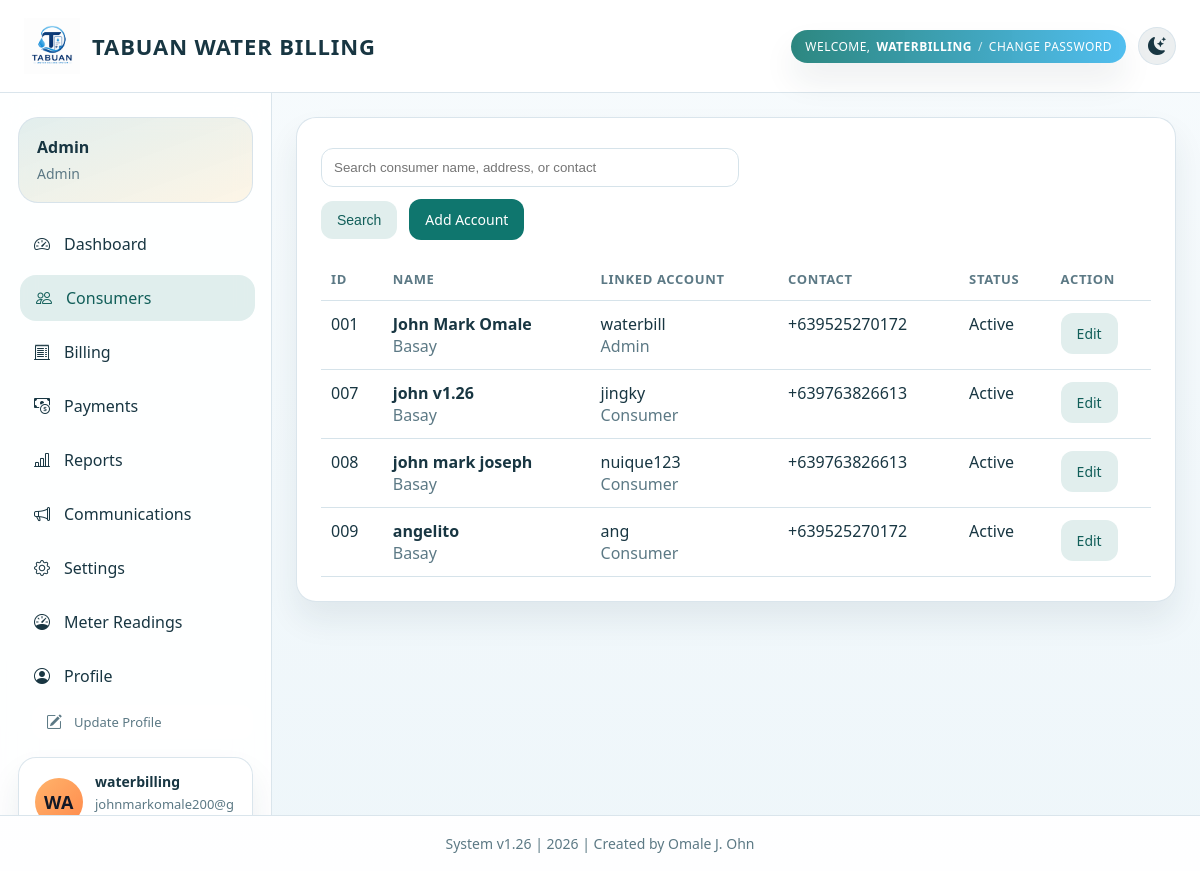
The page /consumers/ (signed in) on the database as committed earlier.
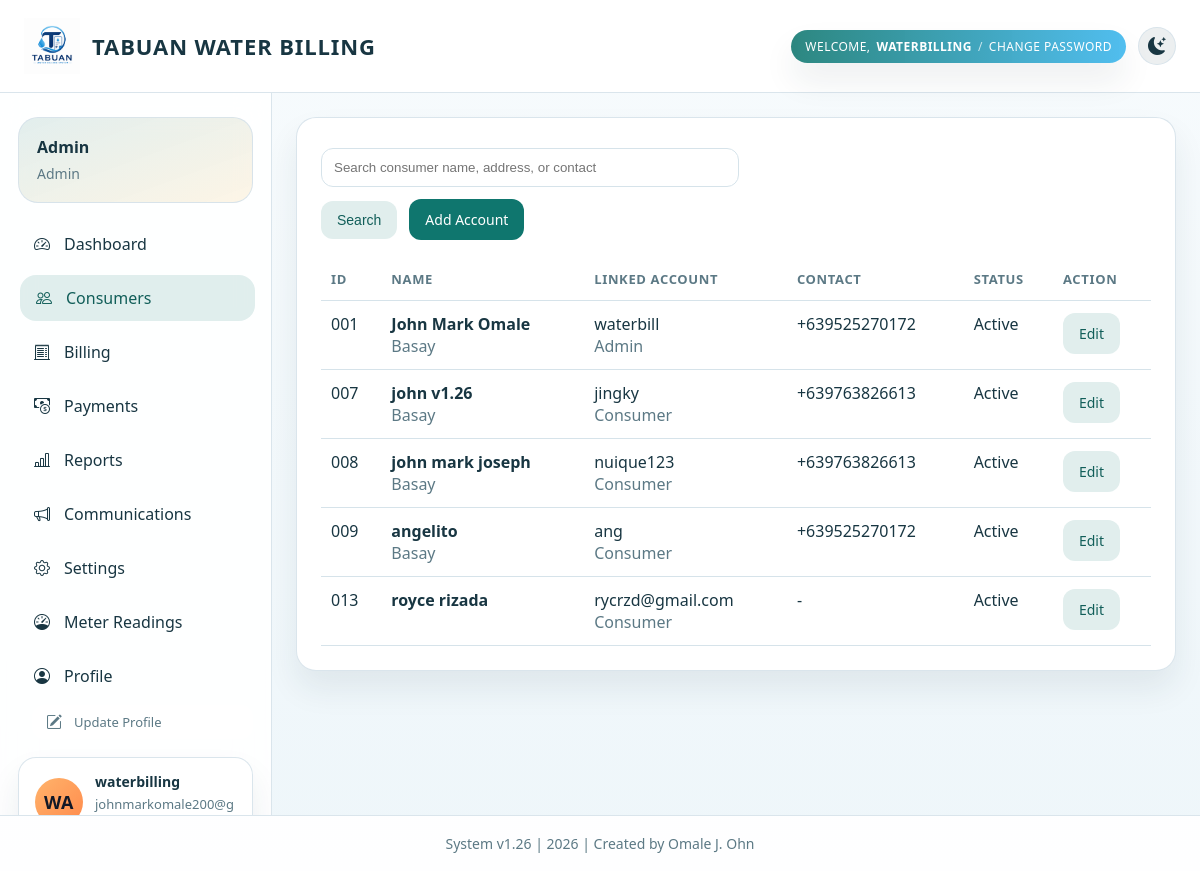
The same page on the database as committed later.
### billing/models.py (models this page shows, shortened)
class Consumer(models.Model):
    class Statuses(models.TextChoices):
        ACTIVE = 'active', 'Active'
        INACTIVE = 'inactive', 'Inactive'
    profile = models.OneToOneField(
        ConsumerProfile,
        on_delete=models.SET_NULL,
        null=True,
        blank=True,
        related_name='consumer_record',
    )
    full_name = models.CharField(max_length=255)
    address = models.TextField(blank=True)
    contact_number = models.CharField(max_length=50, blank=True)
    status = models.CharField(max_length=20, choices=Statuses.choices, default=Statuses.ACTIVE)
    photo = models.ImageField(upload_to='consumers/', blank=True, null=True)
    created_at = models.DateTimeField(auto_now_add=True)

class ConsumerProfile(models.Model):
    class Roles(models.TextChoices):
        ADMIN = 'admin', 'Admin'
        SECRETARY = 'secretary', 'Secretary'
        TREASURER = 'treasurer', 'Treasurer'
        READER = 'reader', 'Reading Panel'
        CONSUMER = 'consumer', 'Consumer'
    user = models.OneToOneField(settings.AUTH_USER_MODEL, on_delete=models.CASCADE)
    full_name = models.CharField(max_length=255)
    email = models.EmailField(blank=True)
    contact = models.CharField(max_length=50, blank=True)
    address = models.TextField(blank=True)
    role = models.CharField(max_length=20, choices=Roles.choices, default=Roles.CONSUMER)
    photo = models.ImageField(upload_to='profiles/', blank=True, null=True)
    created_at = models.DateTimeField(auto_now_add=True)

### billing/views.py (the view)
# urls.py: path('consumers/', views.consumer_list, name='consumers'),
@role_required(ConsumerProfile.Roles.ADMIN)
def consumer_list(request):
    query = request.GET.get('q', '').strip()
    consumers = Consumer.objects.select_related('profile', 'profile__user').all()
    if query:
        consumers = consumers.filter(
            Q(full_name__icontains=query) | Q(address__icontains=query) | Q(contact_number__icontains=query)
        )
    return render(request, 'billing/consumers.html', {'consumers': consumers, 'query': query, 'hide_header': True})

### billing/models.py (called while the page is built)
    @classmethod
    def load(cls):
        defaults = {
            'rate_per_m3': Decimal('20.00'),
            'billing_due_days': 15,
            'enable_cash_payments': True,
            'enable_online_payments': True,
            'notify_by_email': True,
            'notify_by_sms': False,
        }
        settings_obj, _ = cls.objects.get_or_create(pk=1, defaults=defaults)
        return settings_obj

### billing/permissions.py (called while the page is built)
def get_user_profile(user, create=False):
    if create:
        return ensure_user_profile(user)
    if not getattr(user, 'is_authenticated', False):
        return None
    return ConsumerProfile.objects.filter(user=user).first()

def get_user_role(user, create=False):
    if not getattr(user, 'is_authenticated', False):
        return None
    if user.is_staff or user.is_superuser:
        return ConsumerProfile.Roles.ADMIN
    profile = get_user_profile(user, create=create)
    return profile.role if profile else ConsumerProfile.Roles.CONSUMER

def get_linked_consumer(user):
    profile = get_user_profile(user)
    if not profile:
        return None
    return getattr(profile, 'consumer_record', None)

### templates/billing/consumers.html (shortened to what this page needs)
{% extends 'base.html' %}
{% block content %}
<section class="page-wrap">
    <div class="table-card">
        <div class="toolbar" style="justify-content: space-between; margin-bottom: 18px;">
            <form method="get" class="toolbar">
                <input type="text" name="q" value="{{ query }}" placeholder="Search consumer name, address, or contact">
                <button type="submit" class="btn secondary">Search</button>
                <a href="{% url 'add_consumer' %}" class="btn">Add Account</a>
            </form>
        </div>
        <table>
            <thead>
                <tr>
                    <th>ID</th>
                    <th>Name</th>
                    <th>Linked Account</th>
                    <th>Contact</th>
                    <th>Status</th>
                    <th>Action</th>
                </tr>
            </thead>
            <tbody>
                {% for consumer in consumers %}
                    <tr>
                        <td>{{ consumer.id|stringformat:'03d' }}</td>
                        <td>
                            <strong>{{ consumer.full_name }}</strong><br>
                            <span class="muted">{{ consumer.address }}</span>
                        </td>
                        <td>
                            {% if consumer.profile %}
                                {{ consumer.profile.user.username }}<br>
                                <span class="muted">{{ consumer.profile.get_role_display }}</span>
                            {% else %}
                                <span class="muted">No portal account linked</span>
                            {% endif %}
                        </td>
                        <td>{{ consumer.contact_number|default:'-' }}</td>
                        <td>{{ consumer.get_status_display }}</td>
                        <td><a href="{% url 'edit_consumer' consumer.id %}" class="btn secondary">Edit</a></td>
                    </tr>
                {% empty %}
                    <tr><td colspan="6" class="empty-state">No consumer records matched your search.</td></tr>
                {% endfor %}
            </tbody>
        </table>
    </div>
</section>
{% endblock %}

### templates/base.html (shortened to what this page needs)
{% load static %}
<!DOCTYPE html>
<html lang="en">
<head>
    <link rel="stylesheet" href="https://cdn.jsdelivr.net/npm/bootstrap-icons@1.11.3/font/bootstrap-icons.min.css">
</head>
<body>
    <header class="site-header">
        <div class="header-wrap">
            <div class="header-brand">
                <img src="{% static 'legacy_img/tabuan-logo.png' %}" alt="Tabuan Water Billing System Logo" class="brand-logo">
                <div class="brand-block">
                    <strong>Tabuan Water Billing</strong>
                </div>
            </div>
            <div class="header-actions">
                {% if user.is_authenticated %}
                    <div class="header-utility-nav">
                        <span>Welcome,</span>
                        <span class="header-utility-user">{{ user.username }}</span>
                        <span class="header-utility-separator">/</span>
                        <a href="{% url 'password_change' %}">Change Password</a>
                    </div>
                    <button type="button" class="theme-toggle compact-theme-toggle" id="theme-toggle" aria-label="Switch theme">
                        <i class="bi bi-moon-stars-fill theme-toggle-icon" aria-hidden="true"></i>
                    </button>
                {% endif %}
            </div>
        </div>
    </header>
    {% if user.is_authenticated %}
        <div class="app-shell">
            <aside class="app-sidebar" id="app-sidebar">
                <div class="sidebar-panel">
                    <div class="sidebar-user">
                        <strong>{{ current_profile.full_name|default:user.username }}</strong>
                        <span>{{ current_profile.get_role_display|default:current_role|title }}</span>
                    </div>
                    <nav class="sidebar-nav">
                        {% for item in navigation_items %}
                            <div class="sidebar-link-stack">
                                <a href="{% url item.url_name %}{% if item.fragment %}#{{ item.fragment }}{% endif %}" class="sidebar-link {% if item.active %}active{% endif %}">
                                    <span class="sidebar-link-main">
                                        <i class="sidebar-link-icon bi {{ item.icon|default:'bi-circle' }}" aria-hidden="true"></i>
                                        <span class="sidebar-link-label">{{ item.label }}</span>
                                    </span>
                                </a>
                                {% if item.url_name == 'profile' %}
                                    <a href="{% url 'profile' %}" class="sidebar-sublink {% if current_url_name == 'profile' %}active{% endif %}">
                                        <i class="sidebar-sublink-icon bi bi-pencil-square" aria-hidden="true"></i>
                                        <span>Update Profile</span>
                                    </a>
                                {% endif %}
                            </div>
                        {% endfor %}
                    </nav>
                    <div class="sidebar-footer">
                        <div class="sidebar-account-card">
                            <div class="sidebar-account-avatar">
                                {{ user.username|slice:":2"|upper }}
                            </div>
                            <div class="sidebar-account-copy">
                                <strong>{{ user.username }}</strong>
                                <span>{{ current_profile.email|default:user.email|default:'No email configured' }}</span>
                            </div>
                        </div>
                    </div>
                </div>
            </aside>
            <main class="app-main">
    {% endif %}
    {% block content %}{% endblock %}
    {% if user.is_authenticated %}
            </main>
        </div>
    {% endif %}
    <footer class="system-footer">System v1.26 | 2026 | Created by Omale J. Ohn</footer>
</body>
</html>

Rows that differ between the two databases and show on the page:
added Consumer: id "013", full_name "royce rizada", profile.user.username "rycrzd@gmail.com", profile.role "Consumer", contact_number "-", status "Active"
